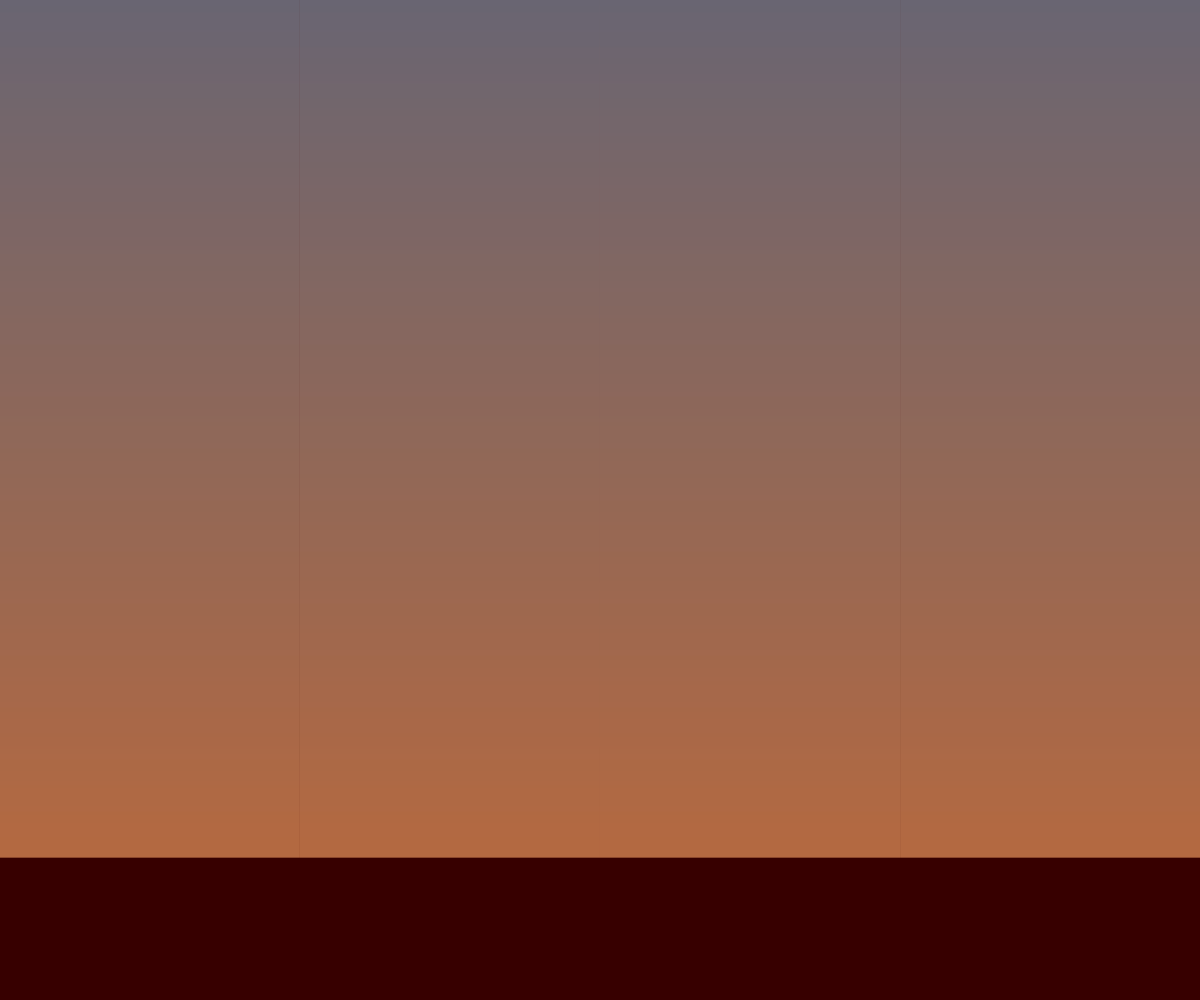
Frame 1 (no input)
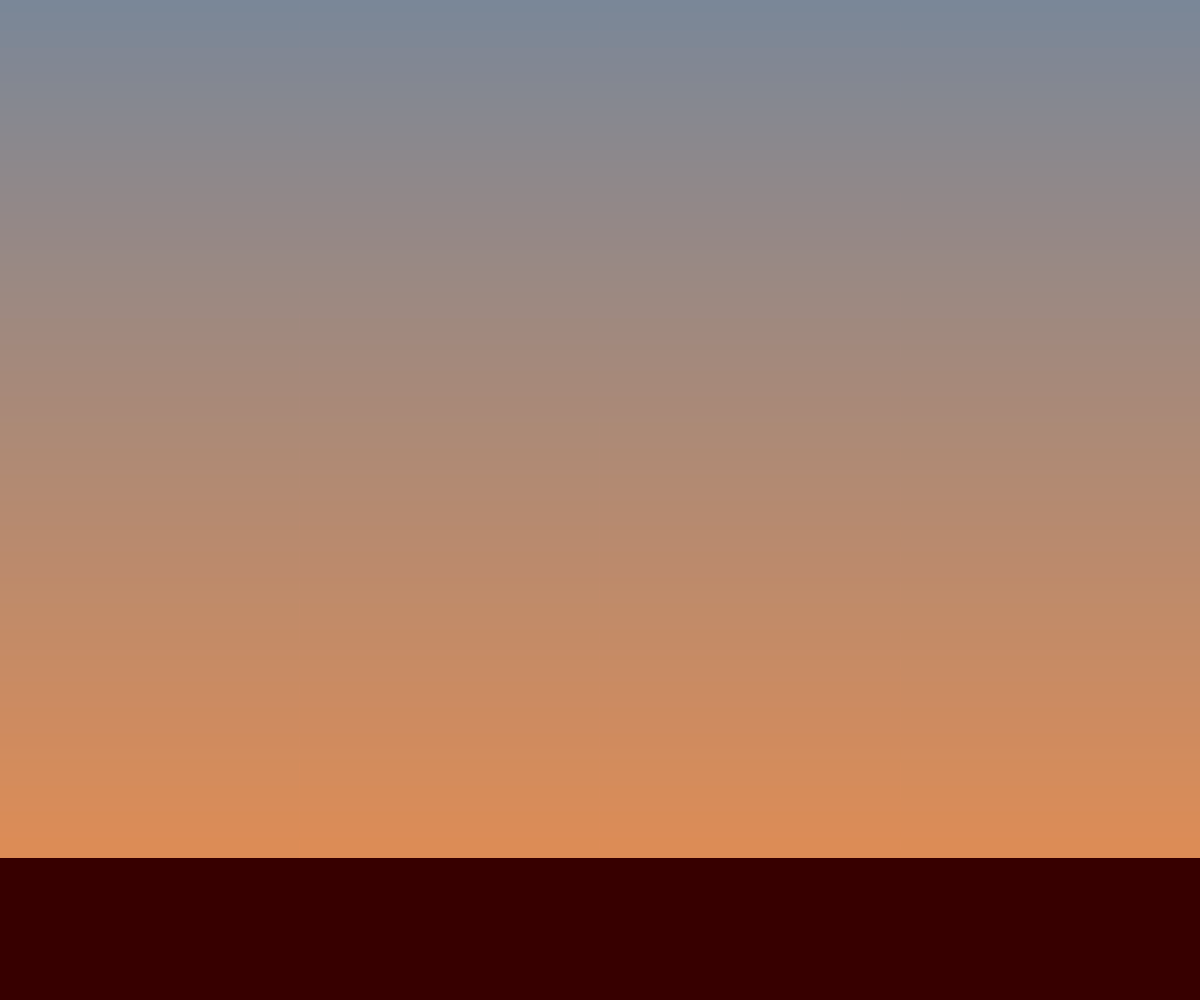
Frame 60 (no input)
Frame 120 (the mouse pressed at the canvas centre since frame 60): identical to frame 60, image omitted

The p5.js sketch that drew these frames (run headless with seeded random() and noise() and a simulated clock; from frame 60 on, the mouse is pressed at the canvas centre):

// p5.js sketch
// ── sketch.js
var sunmax;

function setup() {
	createCanvas(windowWidth, windowHeight);

	background(55, 0, 0);
	sunmax = 6 * height / 7;
}

function draw() {
	c1 = color(122, 135, 152);
	c2 = color(238, 141, 75);
	for (let y = 0; y < sunmax; y++) {
		n = map(y, 0, height, 0, 1);
		let newc = lerpColor(c1, c2, n);
		stroke(newc);
		line(0, y, width, y);
	}
}
